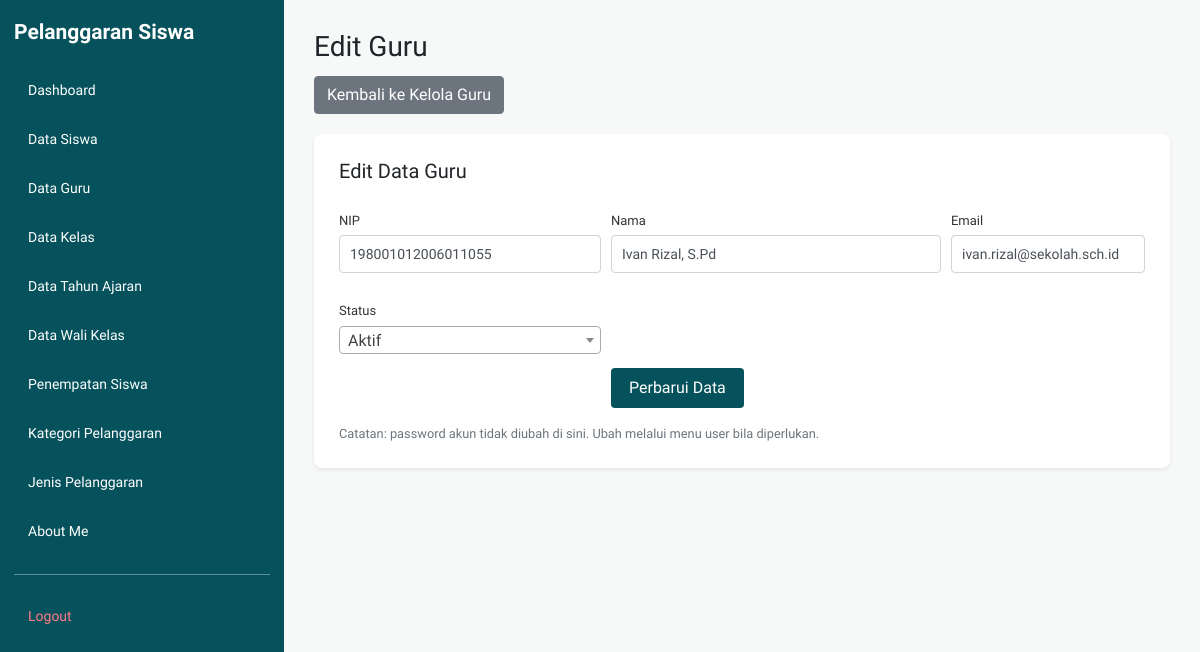
Page /edit_guru.php?id=106 (signed in) on the committed database.
### tables this page shows
CREATE TABLE `t_guru` (
  `id` int(11) NOT NULL AUTO_INCREMENT,
  `nip` varchar(30) NOT NULL,
  `nama` varchar(150) DEFAULT NULL,
  `email` varchar(150) NOT NULL,
  `status_aktif` tinyint(1) NOT NULL,
  `user_id` int(11) NOT NULL,
  `created_at` timestamp NOT NULL DEFAULT current_timestamp(),
  `updated_at` timestamp NOT NULL DEFAULT current_timestamp(),
  PRIMARY KEY (`id`),
  UNIQUE KEY `uq_t_guru_nip` (`nip`),
  UNIQUE KEY `uq_t_guru_email` (`email`),
  UNIQUE KEY `uq_t_guru_user_id` (`user_id`),
  CONSTRAINT `t_guru_ibfk_1` FOREIGN KEY (`user_id`) REFERENCES `t_users` (`id`) ON DELETE CASCADE
);

### edit_guru.php (the view, shortened to what this page needs)
<?php
require_once __DIR__ . '/config/koneksi.php';
$id = (int) $_GET['id'];
$stmt = mysqli_prepare($koneksi, "SELECT * FROM t_guru WHERE id = ?");
mysqli_stmt_bind_param($stmt, 'i', $id);
mysqli_stmt_execute($stmt);
$hasil = mysqli_stmt_get_result($stmt);
$guru = mysqli_fetch_assoc($hasil);
?>
<!DOCTYPE html>
<html lang="id">
<head>
    <link rel="stylesheet"
          href="https://cdn.jsdelivr.net/npm/bootstrap@4.1.3/dist/css/bootstrap.min.css">
    <link rel="stylesheet" href="layout/layout.css">
</head>
<body>
<?php require_once __DIR__ . '/layout/sidebar.php'; ?>
<main class="app-main">
    <div class="page-header">
        <h1>Edit Guru</h1>
        <a href="kelola_guru.php" class="btn btn-secondary">
            Kembali ke Kelola Guru
        </a>
    </div>
    <div class="form-card form-card-full shadow-sm mb-4">
        <h5 class="mb-3">Edit Data Guru</h5>
        <form action="proses_edit_guru.php" method="POST">
            <div class="form-row">
                <div class="form-group col-md-4">
                    <label>NIP</label>
                    <input type="text" name="nip" class="form-control"
                           maxlength="10" inputmode="numeric" required
                           value="<?= htmlspecialchars((string)($guru['nip'] ?? ''), ENT_QUOTES, 'UTF-8'); ?>">
                </div>
                <div class="form-group col-md-5">
                    <label>Nama</label>
                    <input type="text" name="nama" class="form-control" required
                           value="<?= htmlspecialchars((string)($guru['nama'] ?? ''), ENT_QUOTES, 'UTF-8'); ?>">
                </div>
                <div class="form-group col-md-3">
                    <label>Email</label>
                    <input type="email" name="email" class="form-control" required
                           value="<?= htmlspecialchars((string)($guru['email'] ?? ''), ENT_QUOTES, 'UTF-8'); ?>">
                </div>
            </div>
            <div class="form-row">
                <div class="form-group col-md-4">
                    <label>Status</label>
                </div>
                <div class="form-group col-md-4">
                    <label>&nbsp;</label><br>
                    <button type="submit" name="edit" class="btn btn-primary">
                        Perbarui Data
                    </button>
                </div>
            </div>
        </form>
        <p class="text-muted small mb-0">
            Catatan: password akun tidak diubah di sini. Ubah melalui menu user bila diperlukan.
        </p>
    </div>
</main>
</body>
</html>

### layout/layout.css (style rules this page uses)
* { box-sizing: border-box; }
html, body { margin: 0; padding: 0; min-height: 100vh; font-family: Arial, sans-serif; background: #f5f7f9; }
.app-main { display: block; width: auto; min-width: 0; min-height: 100vh; margin-left: 284px; padding: 30px; }
.app-main h1, .app-main h2 { margin-top: 0; }
.page-header { margin-bottom: 20px; }
.page-header h1 { font-size: 28px; margin-bottom: 12px; }
.form-card { background: #ffffff; border-radius: 8px; padding: 25px; max-width: 720px; }
.form-card-full { max-width: 100%; }
.form-card label { display: block; font-size: 13px; margin: 12px 0 5px; color: #333; }
.form-card input[type="text"], .form-card input[type="email"], .form-card input[type="password"], .form-card input[type="date"], .form-card input[type="number"], .form-card select, .form-card textarea { width: 100%; padding: 8px 10px; border: 1px solid #ced4da; border-radius: 4px; font-size: 14px; box-sizing: border-box; }
.form-card button { margin-top: 18px; padding: 8px 18px; border: none; border-radius: 4px; cursor: pointer; }

### layout/tema.css (style rules this page uses)
:root { --t-bg: #f7f9f8; --t-surface: #ebf0ee; --t-ink: #06525c; --t-muted: #2f737d; --t-surface-inv: #205d66; --t-ink-inv: #f7f9f8; }
html, body { background: #f7f9f8; }
body { font-family: 'Host Grotesk', Arial, sans-serif; --bs-link-color: #06525c; --bs-link-hover-color: #0b6b76; }
.app-main { background: #f7f9f8; }
.btn-primary { background-color: #06525c; border-color: #06525c; --bs-btn-bg: #06525c; --bs-btn-border-color: #06525c; --bs-btn-hover-bg: #0b6b76; --bs-btn-hover-border-color: #0b6b76; --bs-btn-active-bg: #205d66; --bs-btn-active-border-color: #205d66; --bs-btn-disabled-bg: #06525c; --bs-btn-disabled-border-color: #06525c; --bs-btn-focus-shadow-rgb: 6, 82, 92; }

### rows in the picture
t_guru: nip "198001012006011055", nama "Ivan Rizal, S.Pd", email "ivan.rizal@sekolah.sch.id"

### other values in the picture
$label "Dashboard"
$label "Data Siswa"
$label "Data Guru"
$label "Data Kelas"
$label "Data Tahun Ajaran"
$label "Data Wali Kelas"
$label "Penempatan Siswa"
$label "Kategori Pelanggaran"
$label "Jenis Pelanggaran"
$label "About Me"
